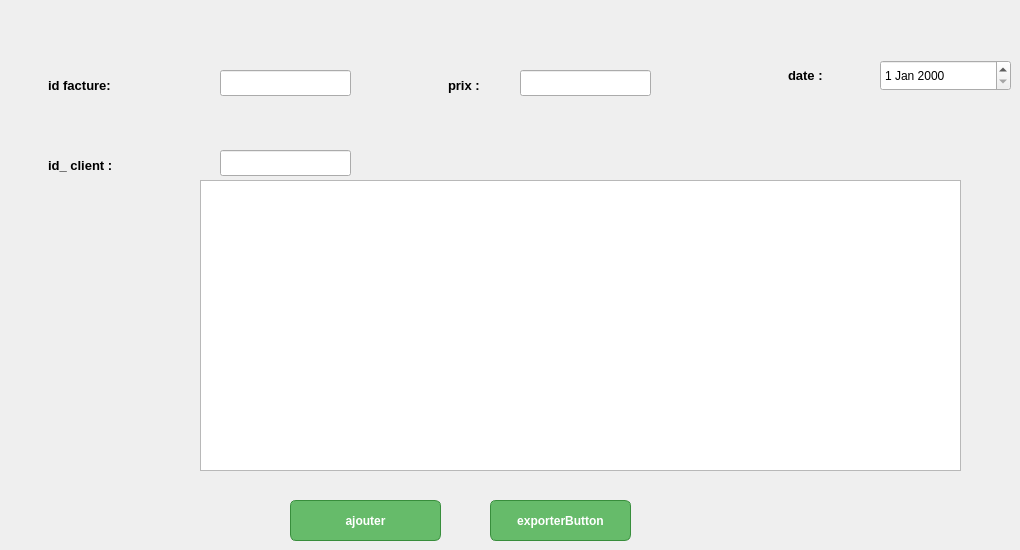
      <widget class="QWidget" name="tab_10">
       <attribute name="title">
        <string>Facture</string>
       </attribute>
       <widget class="QLabel" name="label_343">
        <property name="geometry">
         <rect>
          <x>40</x>
          <y>60</y>
          <width>181</width>
          <height>51</height>
         </rect>
        </property>
        <property name="styleSheet">
         <string notr="true">QLabel {
    font-family: &quot;Segoe UI&quot;; /* Définir la police à Segoe UI */
    font-size: 10pt; /* Taille de la police à 10 points */
    font-weight: bold; /* Texte en gras */
    color: #000000; /* Couleur du texte (noir par défaut) */
    padding: 5px; /* Espacement interne autour du texte */
    background: transparent; /* Fond transparent (optionnel) */
}

</string>
        </property>
        <property name="text">
         <string>id facture:</string>
        </property>
       </widget>
       <widget class="QLineEdit" name="idFactureLineEdit">
        <property name="geometry">
         <rect>
          <x>220</x>
          <y>70</y>
          <width>131</width>
          <height>26</height>
         </rect>
        </property>
       </widget>
       <widget class="QLabel" name="label_341">
        <property name="geometry">
         <rect>
          <x>40</x>
          <y>140</y>
          <width>181</width>
          <height>51</height>
         </rect>
        </property>
        <property name="styleSheet">
         <string notr="true">QLabel {
    font-family: &quot;Segoe UI&quot;; /* Définir la police à Segoe UI */
    font-size: 10pt; /* Taille de la police à 10 points */
    font-weight: bold; /* Texte en gras */
    color: #000000; /* Couleur du texte (noir par défaut) */
    padding: 5px; /* Espacement interne autour du texte */
    background: transparent; /* Fond transparent (optionnel) */
}

</string>
        </property>
        <property name="text">
         <string>id_ client :</string>
        </property>
       </widget>
       <widget class="QLineEdit" name="idClientLineEdit">
        <property name="geometry">
         <rect>
          <x>220</x>
          <y>150</y>
          <width>131</width>
          <height>26</height>
         </rect>
        </property>
       </widget>
       <widget class="QLabel" name="label_344">
        <property name="geometry">
         <rect>
          <x>440</x>
          <y>60</y>
          <width>61</width>
          <height>51</height>
         </rect>
        </property>
        <property name="styleSheet">
         <string notr="true">QLabel {
    font-family: &quot;Segoe UI&quot;; /* Définir la police à Segoe UI */
    font-size: 10pt; /* Taille de la police à 10 points */
    font-weight: bold; /* Texte en gras */
    color: #000000; /* Couleur du texte (noir par défaut) */
    padding: 5px; /* Espacement interne autour du texte */
    background: transparent; /* Fond transparent (optionnel) */
}

</string>
        </property>
        <property name="text">
         <string>prix :</string>
        </property>
       </widget>
       <widget class="QLineEdit" name="montantLineEdit">
        <property name="geometry">
         <rect>
          <x>520</x>
          <y>70</y>
          <width>131</width>
          <height>26</height>
         </rect>
        </property>
       </widget>
       <widget class="QLabel" name="label_345">
        <property name="geometry">
         <rect>
          <x>780</x>
          <y>50</y>
          <width>81</width>
          <height>51</height>
         </rect>
        </property>
        <property name="styleSheet">
         <string notr="true">QLabel {
    font-family: &quot;Segoe UI&quot;; /* Définir la police à Segoe UI */
    font-size: 10pt; /* Taille de la police à 10 points */
    font-weight: bold; /* Texte en gras */
    color: #000000; /* Couleur du texte (noir par défaut) */
    padding: 5px; /* Espacement interne autour du texte */
    background: transparent; /* Fond transparent (optionnel) */
}

</string>
        </property>
        <property name="text">
         <string>date :</string>
        </property>
       </widget>
       <widget class="QDateEdit" name="dateEmiseDateEdit">
        <property name="geometry">
         <rect>
          <x>880</x>
          <y>60</y>
          <width>131</width>
          <height>31</height>
         </rect>
        </property>
       </widget>
       <widget class="QPushButton" name="exporterFactureButton">
        <property name="geometry">
         <rect>
          <x>490</x>
          <y>500</y>
          <width>141</width>
          <height>41</height>
         </rect>
        </property>
        <property name="styleSheet">
         <string notr="true">QPushButton {
    color: #ffffff; /* Texte blanc */
    background-color: #66bb6a; /* Vert pour le fond */
    border: 1px solid #388e3c; /* Bordure légèrement plus foncée */
    border-radius: 6px; /* Coins arrondis */
    padding: 8px 12px; /* Espacement intérieur */
    font-weight: bold; /* Texte en gras */
}

QPushButton:hover {
    background-color: #66bb6a; /* Vert plus clair au survol */
}

QPushButton:pressed {
    background-color: #2e7d32; /* Vert foncé quand le bouton est cliqué */
}

</string>
        </property>
        <property name="text">
         <string>exporterButton</string>
        </property>
       </widget>
       <widget class="QPushButton" name="ajouterFactureButton">
        <property name="geometry">
         <rect>
          <x>290</x>
          <y>500</y>
          <width>151</width>
          <height>41</height>
         </rect>
        </property>
        <property name="styleSheet">
         <string notr="true">QPushButton {
    color: #ffffff; /* Texte blanc */
    background-color: #66bb6a; /* Vert pour le fond */
    border: 1px solid #388e3c; /* Bordure légèrement plus foncée */
    border-radius: 6px; /* Coins arrondis */
    padding: 8px 12px; /* Espacement intérieur */
    font-weight: bold; /* Texte en gras */
}

QPushButton:hover {
    background-color: #66bb6a; /* Vert plus clair au survol */
}

QPushButton:pressed {
    background-color: #2e7d32; /* Vert foncé quand le bouton est cliqué */
}

</string>
        </property>
        <property name="text">
         <string>ajouter</string>
        </property>
       </widget>
       <widget class="QTableView" name="tableView">
        <property name="geometry">
         <rect>
          <x>200</x>
          <y>180</y>
          <width>761</width>
          <height>291</height>
         </rect>
        </property>
       </widget>
       <widget class="QWidget" name="verticalLayoutWidget_2">
        <property name="geometry">
         <rect>
          <x>200</x>
          <y>180</y>
          <width>761</width>
          <height>291</height>
         </rect>
        </property>
        <layout class="QVBoxLayout" name="verticalLayout"/>
       </widget>
      </widget>
